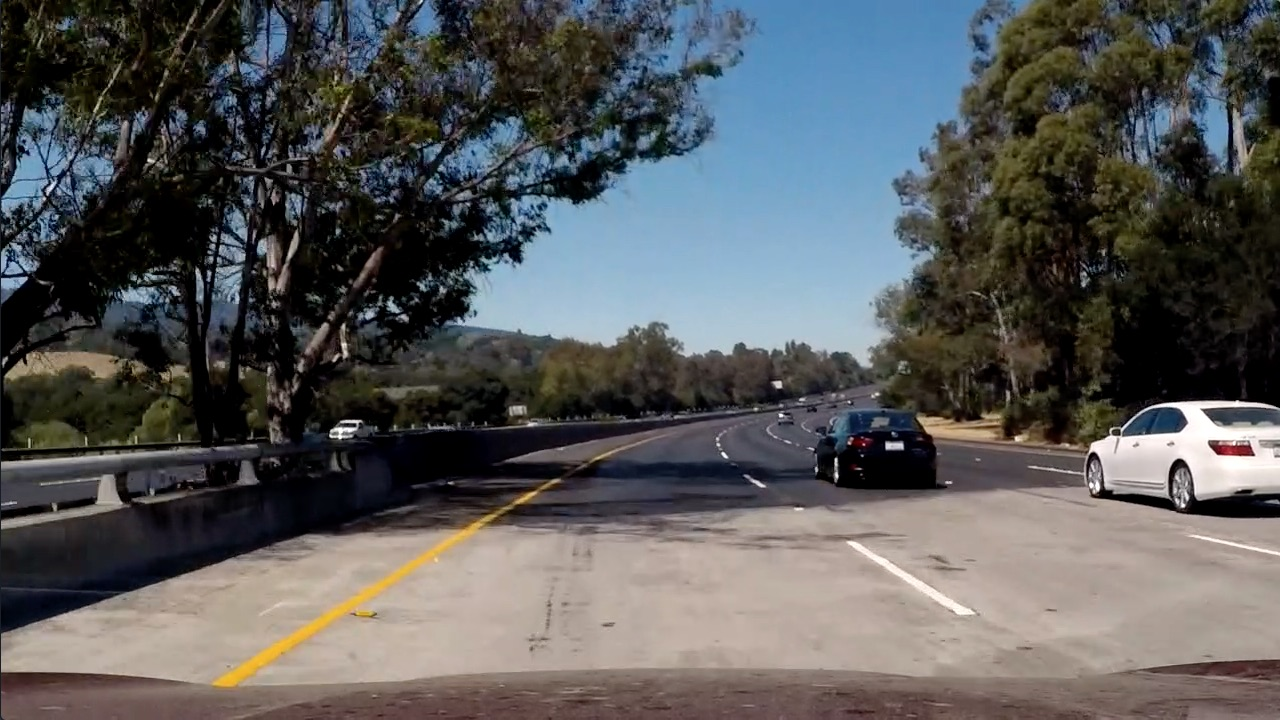
#> input picture data/main/test_images/test5.jpg, 1280 x 720 px
$ python tweak.py   (older library calls are emulated)
#> lines starting #> are read from the running program, lines starting #| are printed output that depends on the picture
### image_processing/threshold.py
import cv2
import numpy as np


def abs_sobel_thresh(S, orient='x', sobel_kernel=3, thresh=(0, 255)):
    # Take the derivative in x or y given orient = 'x' or 'y'
    if orient == 'y':
        sobel = cv2.Sobel(S, cv2.CV_64F, 0, 1, ksize=sobel_kernel)
    else:
        sobel = cv2.Sobel(S, cv2.CV_64F, 1, 0, ksize=sobel_kernel)
    # Take the absolute value of the derivative or gradient
    abs_sobel = np.absolute(sobel)
    # Scale to 8-bit (0 - 255) then convert to type = np.uint8
    scaled_sobel = np.uint8(255 * abs_sobel / np.max(abs_sobel))
    # Create a mask of 1's where the scaled gradient magnitude is > thresh_min and < thresh_max
    sbinary = np.zeros_like(scaled_sobel)
    sbinary[(scaled_sobel >= thresh[0]) & (scaled_sobel <= thresh[1])] = 1
    return sbinary


def mag_thresh(S, sobel_kernel=3, thresh=(0, 255)):
    # Take the gradient in x and y separately
    sobelx = cv2.Sobel(S, cv2.CV_64F, 1, 0, ksize=sobel_kernel)
    sobely = cv2.Sobel(S, cv2.CV_64F, 0, 1, ksize=sobel_kernel)
    # Calculate the magnitude
    magn = np.sqrt(np.power(sobelx, 2) + np.power(sobely, 2))
    # Scale to 8-bit (0 - 255) and convert to type = np.uint8
    scaled_magn = np.uint8(255 * magn / np.max(magn))
    # Create a binary mask where mag thresholds are met
    binary = np.zeros_like(scaled_magn)
    binary[(scaled_magn >= thresh[0]) & (scaled_magn <= thresh[1])] = 1
    return binary


def dir_threshold(S, sobel_kernel=3, thresh=(0, np.pi / 2)):
    # Take the gradient in x and y separately
    sobelx = cv2.Sobel(S, cv2.CV_64F, 1, 0, ksize=sobel_kernel)
    sobely = cv2.Sobel(S, cv2.CV_64F, 0, 1, ksize=sobel_kernel)
    # Take the absolute value of the x and y gradients
    abs_sobelx = np.absolute(sobelx)
    abs_sobely = np.absolute(sobely)
    # calculate the direction of the gradient
    theta = np.arctan2(abs_sobely, abs_sobelx)
    # Create a binary mask where direction thresholds are met
    binary = np.zeros_like(theta, dtype=np.uint8)
    binary[(theta >= thresh[0]) & (theta <= thresh[1])] = 1
    return binary


# [15 lines left out: functions color_threshold, channel_threshold, not called in this run]

### tweak.py
import cv2
import numpy as np
from image_processing.threshold import abs_sobel_thresh, dir_threshold, mag_thresh

# Load in image
image = cv2.imread('data/main/test_images/test5.jpg')
#> image is the input picture: shape (720, 1280, 3); mean B, G, R 89.8, 89.3, 88.5

# Create a window
cv2.namedWindow('image')

# create trackbars for color change
cv2.createTrackbar('HMin', 'image', 0, 179, lambda x: None)
cv2.createTrackbar('SMin', 'image', 0, 255, lambda x: None)
cv2.createTrackbar('VMin', 'image', 0, 255, lambda x: None)
cv2.createTrackbar('SobelMin', 'image', 0, 255, lambda x: None)
cv2.createTrackbar('DirectionMin', 'image', 0, 255, lambda x: None)
cv2.createTrackbar('MagnitudeMin', 'image', 0, 255, lambda x: None)

cv2.createTrackbar('HMax', 'image', 0, 179, lambda x: None)
cv2.createTrackbar('SMax', 'image', 0, 255, lambda x: None)
cv2.createTrackbar('VMax', 'image', 0, 255, lambda x: None)
cv2.createTrackbar('SobelMax', 'image', 0, 255, lambda x: None)
cv2.createTrackbar('DirectionMax', 'image', 0, 255, lambda x: None)
cv2.createTrackbar('MagnitudeMax', 'image', 0, 255, lambda x: None)

cv2.setTrackbarPos('HMax', 'image', 179)
cv2.setTrackbarPos('SMax', 'image', 255)
cv2.setTrackbarPos('VMax', 'image', 255)
cv2.setTrackbarPos('SobelMax', 'image', 255)
cv2.setTrackbarPos('DirectionMax', 'image', 255)
cv2.setTrackbarPos('MagnitudeMax', 'image', 255)

wait_time = 33

while True:

    hMin = cv2.getTrackbarPos('HMin', 'image')
    sMin = cv2.getTrackbarPos('SMin', 'image')
    vMin = cv2.getTrackbarPos('VMin', 'image')
    sobelMin = cv2.getTrackbarPos('SobelMin', 'image')
    directionMin = cv2.getTrackbarPos('DirectionMin', 'image')
    magnitudeMin = cv2.getTrackbarPos('MagnitudeMin', 'image')

    hMax = cv2.getTrackbarPos('HMax', 'image')
    sMax = cv2.getTrackbarPos('SMax', 'image')
    vMax = cv2.getTrackbarPos('VMax', 'image')
    sobelMax = cv2.getTrackbarPos('SobelMax', 'image')
    directionMax = cv2.getTrackbarPos('DirectionMax', 'image')
    magnitudeMax = cv2.getTrackbarPos('MagnitudeMax', 'image')

    # Set minimum and max HSV values to display
    lower = np.array([hMin, sMin, vMin])
    upper = np.array([hMax, sMax, vMax])

    hsv = cv2.cvtColor(image, cv2.COLOR_BGR2HSV)
#> hsv: shape (720, 1280, 3); mean H, S, V 55.5, 83.8, 101.8
    s = hsv[:, :, 1]
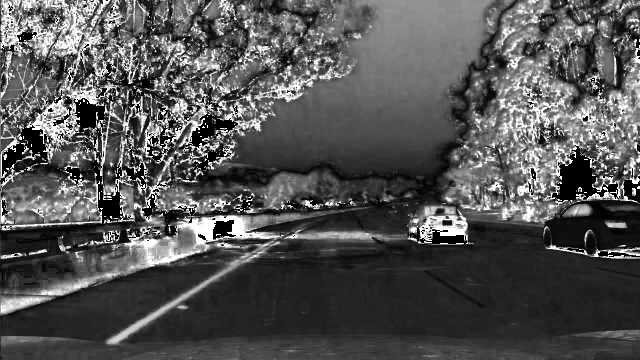
#> s: shape (720, 1280) (shown at 1/2 size); min 0, max 255, mean 83.8
    mask = cv2.inRange(hsv, lower, upper)
#> mask: shape (720, 1280); every value is 255
    sobel_mask = abs_sobel_thresh(s, 'x', 3, (sobelMin, sobelMax)) * 255
    direction_mask = dir_threshold(s, 3, ((np.pi / 2) * directionMin / 255, (np.pi / 2) * directionMax / 255)) * 255
#> in dir_threshold, `sobely = cv2.Sobel(S, cv2.CV_64F, 0, 1, ksize=sobel_kernel)`:
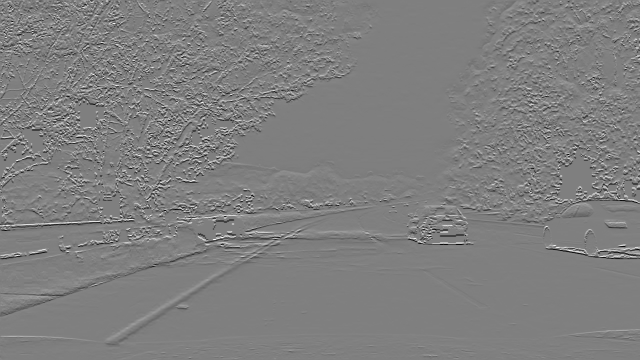
#> sobely: shape (720, 1280) float64 (shown at 1/2 size); min -1020, max 1020, mean -0.6; drawn with min black and max white
#> in dir_threshold, `theta = np.arctan2(abs_sobely, abs_sobelx)`:
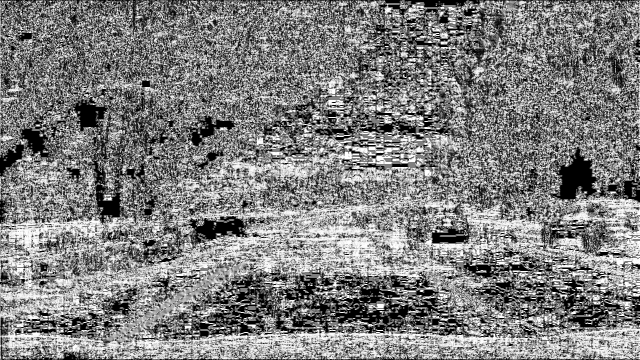
#> theta: shape (720, 1280) float64 (shown at 1/2 size); min 0, max 1.57, mean 0.785; drawn with min black and max white
    magnitude_mask = mag_thresh(s, 3, (magnitudeMin, magnitudeMax)) * 255
#> in mag_thresh, `magn = np.sqrt(np.power(sobelx, 2) + np.power(sobely, 2))`:
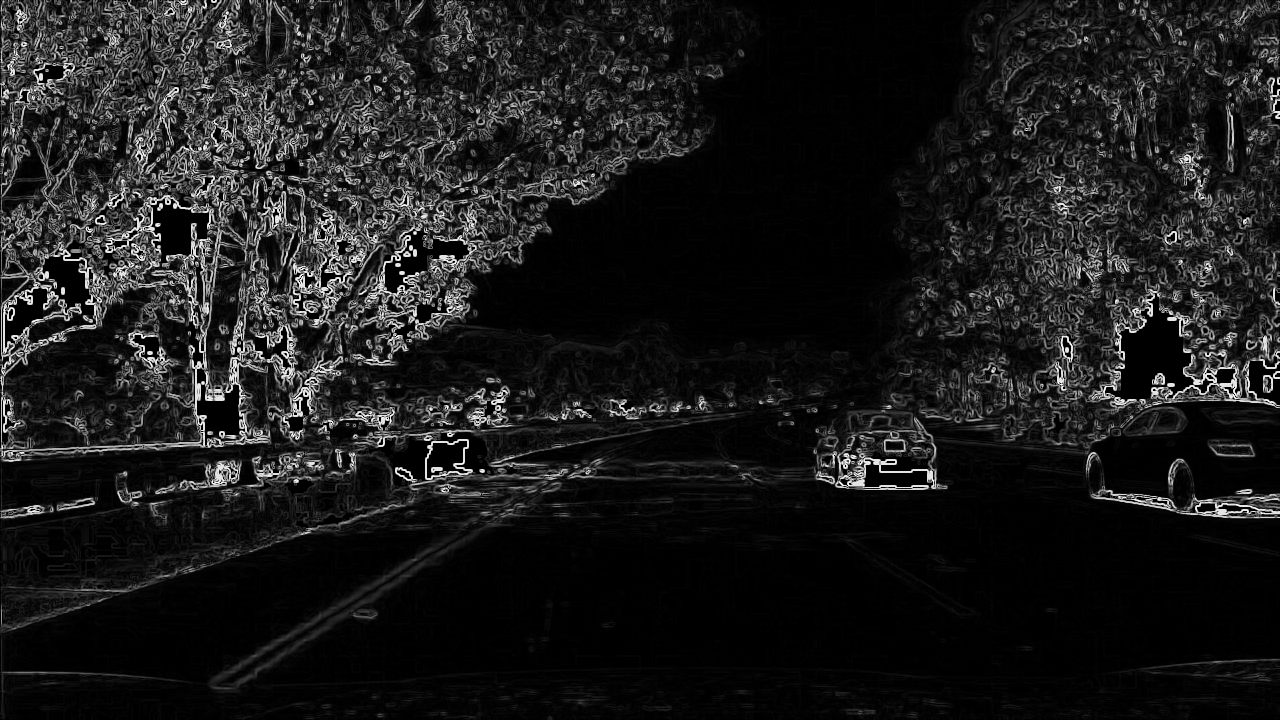
#> magn: shape (720, 1280) float64; min 0, max 1140.4, mean 122.9; drawn with min black and max white

    mask = cv2.bitwise_and(mask, sobel_mask)
    mask = cv2.bitwise_and(mask, direction_mask)
    mask = cv2.bitwise_and(mask, magnitude_mask)

    output = cv2.bitwise_and(image, image, mask=mask)

    # Display output image
    cv2.imshow('image', output)

    # Wait longer to prevent freeze for videos.
    if cv2.waitKey(wait_time) & 0xFF == ord('q'):
#> (key q is pressed here)
        break

cv2.destroyAllWindows()

$ run again, with data/main/test_images/test1.jpg copied over data/main/test_images/test5.jpg
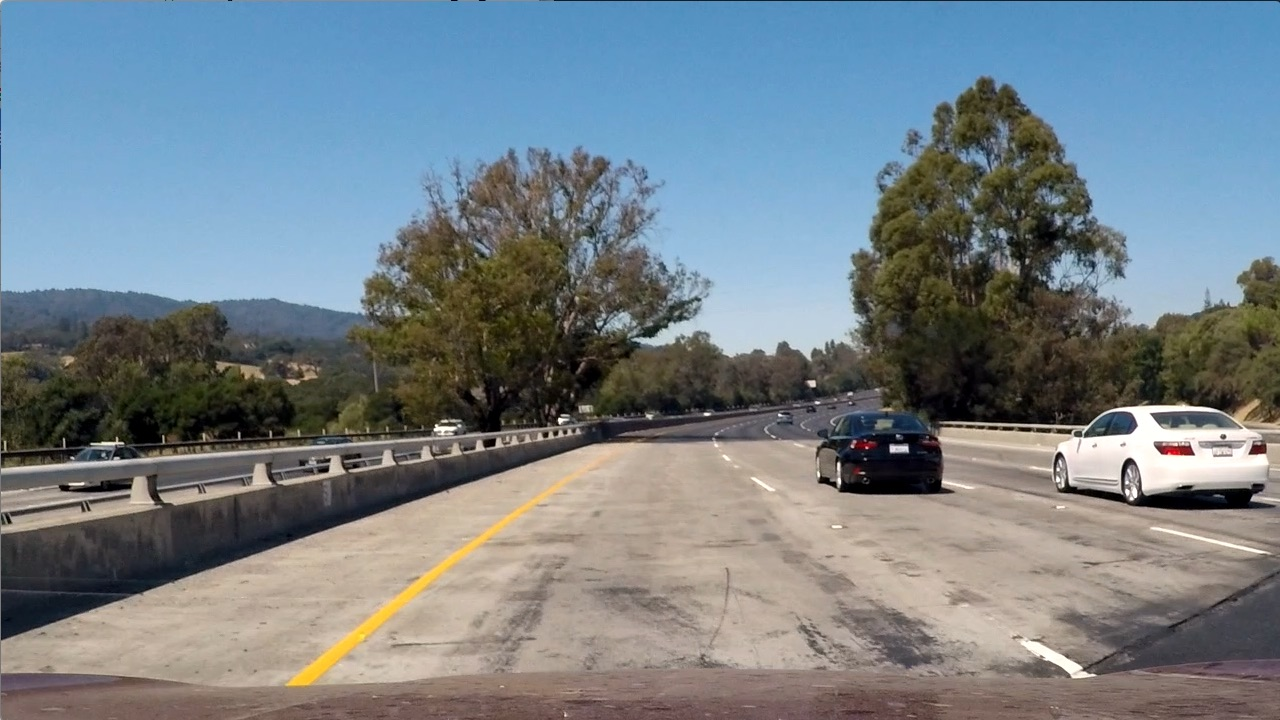
#> input picture data/main/test_images/test1.jpg, 1280 x 720 px
#> image is the input picture: shape (720, 1280, 3); mean B, G, R 135.5, 128.7, 117.5
#> hsv: shape (720, 1280, 3); mean H, S, V 60.3, 78, 149.5
#> mask: shape (720, 1280); every value is 255
#> in dir_threshold, `abs_sobely = np.absolute(sobely)`:
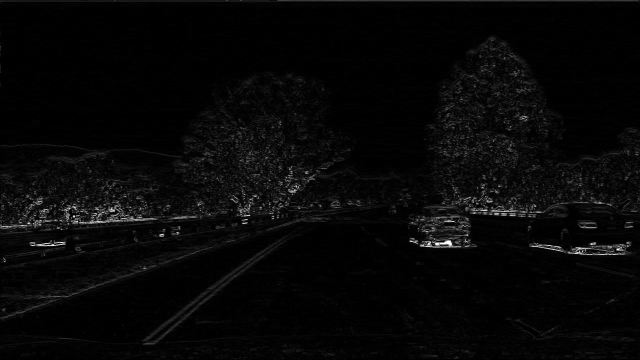
#> abs_sobely: shape (720, 1280) float64 (shown at 1/2 size); min 0, max 1020, mean 30.6; drawn with min black and max white
#> in dir_threshold, `theta = np.arctan2(abs_sobely, abs_sobelx)`:
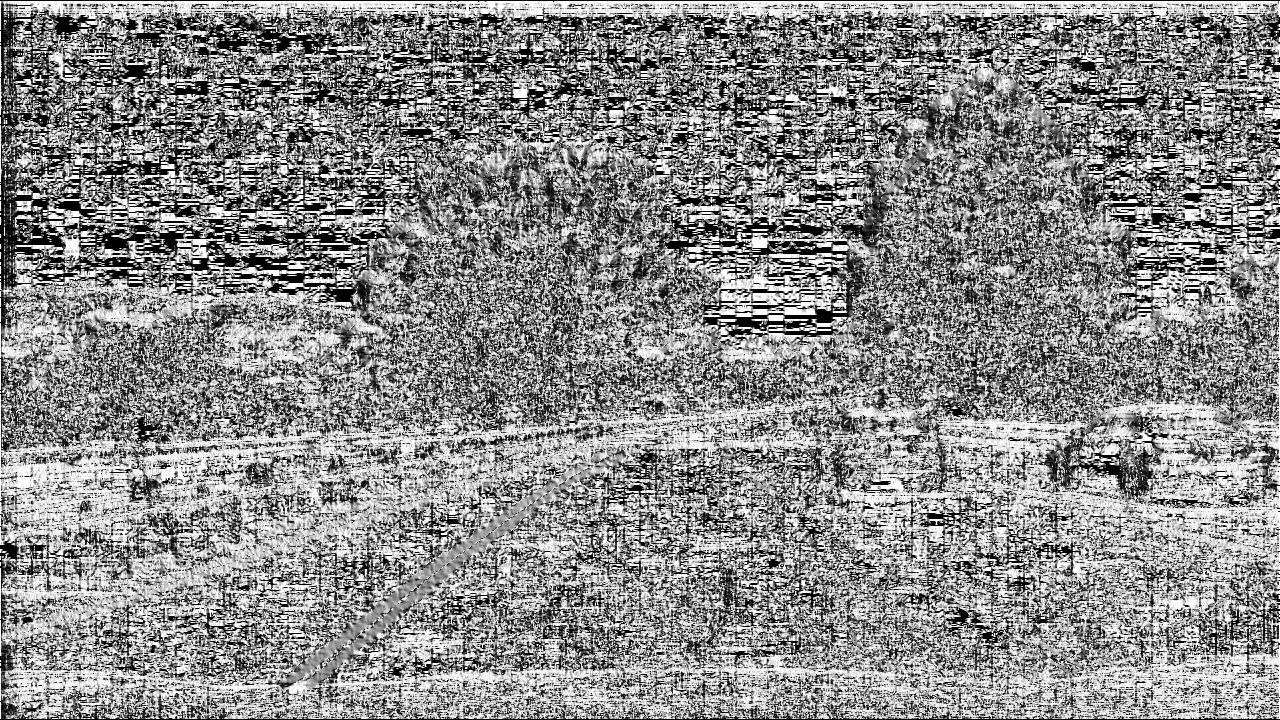
#> theta: shape (720, 1280) float64; min 0, max 1.57, mean 0.857; drawn with min black and max white

$ run again, with data/main/test_images/test2.jpg copied over data/main/test_images/test5.jpg
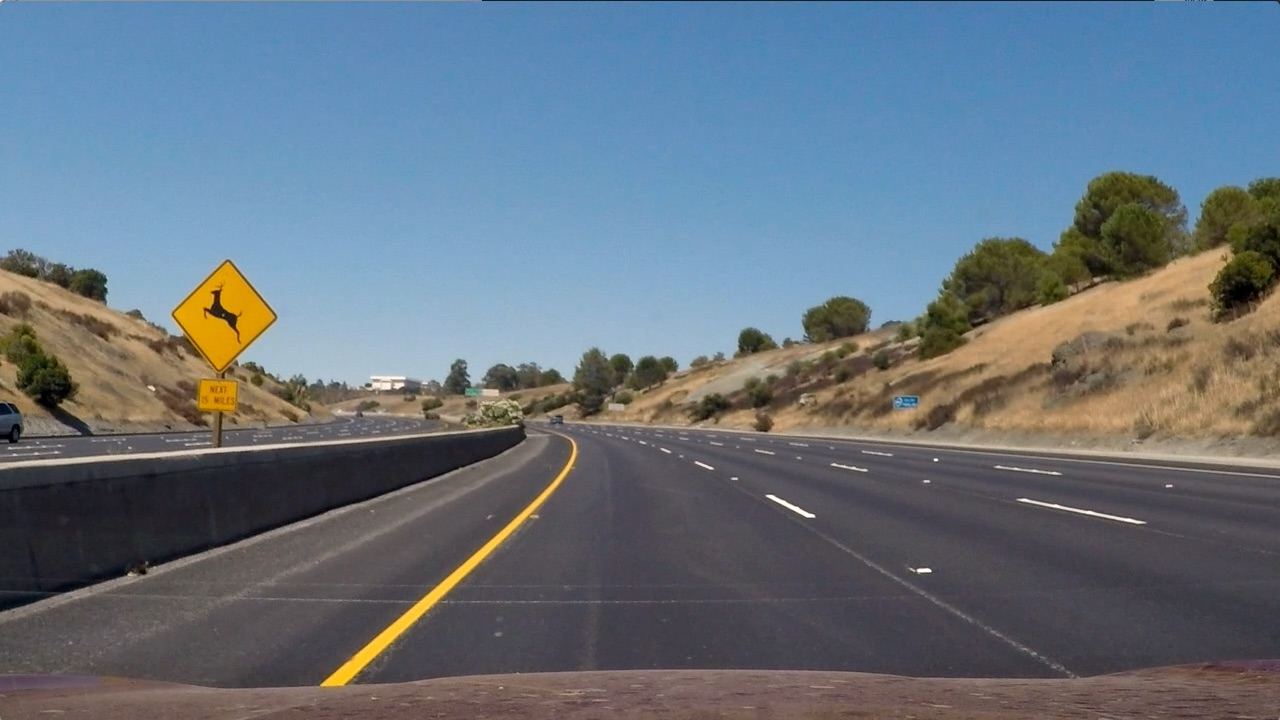
#> input picture data/main/test_images/test2.jpg, 1280 x 720 px
#> image is the input picture: shape (720, 1280, 3); mean B, G, R 125.5, 114.6, 102.8
#> hsv: shape (720, 1280, 3); mean H, S, V 86.2, 80.3, 138.5
#> mask: shape (720, 1280); every value is 255
#> in abs_sobel_thresh, `abs_sobel = np.absolute(sobel)`:
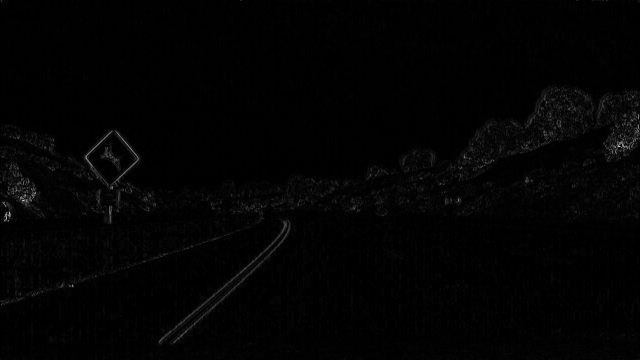
#> abs_sobel: shape (720, 1280) float64 (shown at 1/2 size); min 0, max 1020, mean 13; drawn with min black and max white
#> in dir_threshold, `theta = np.arctan2(abs_sobely, abs_sobelx)`:
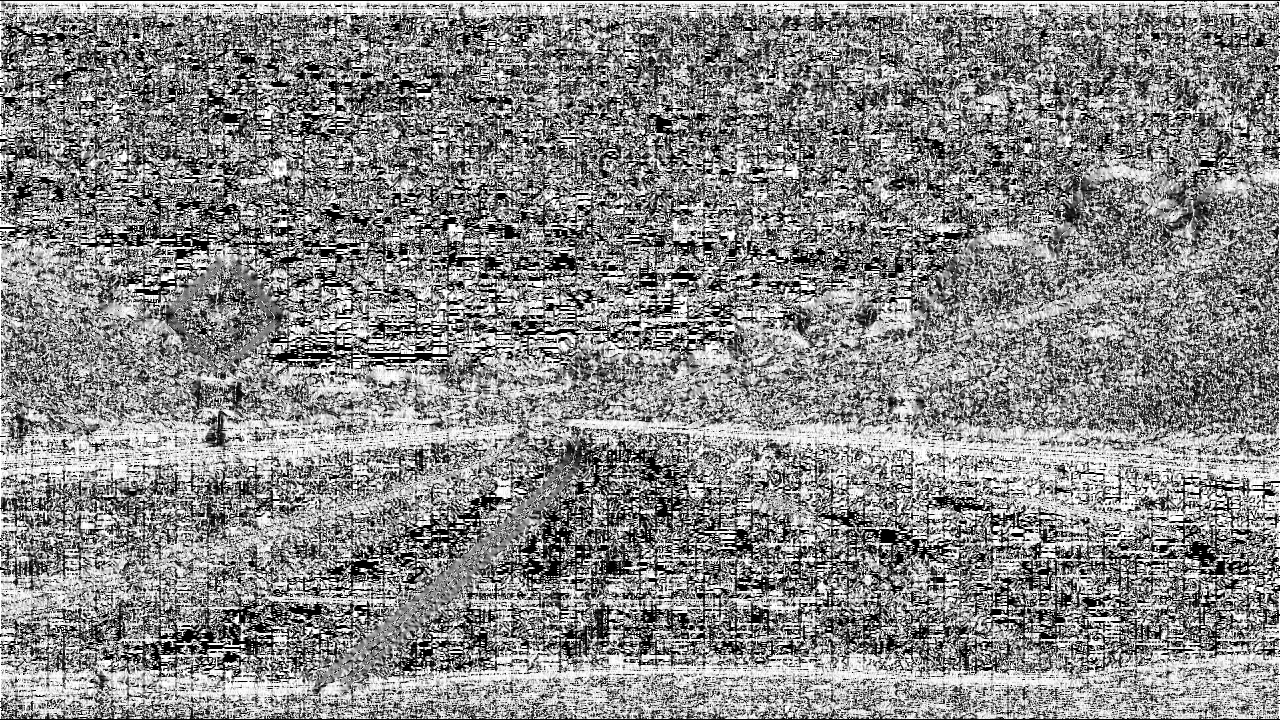
#> theta: shape (720, 1280) float64; min 0, max 1.57, mean 0.848; drawn with min black and max white
